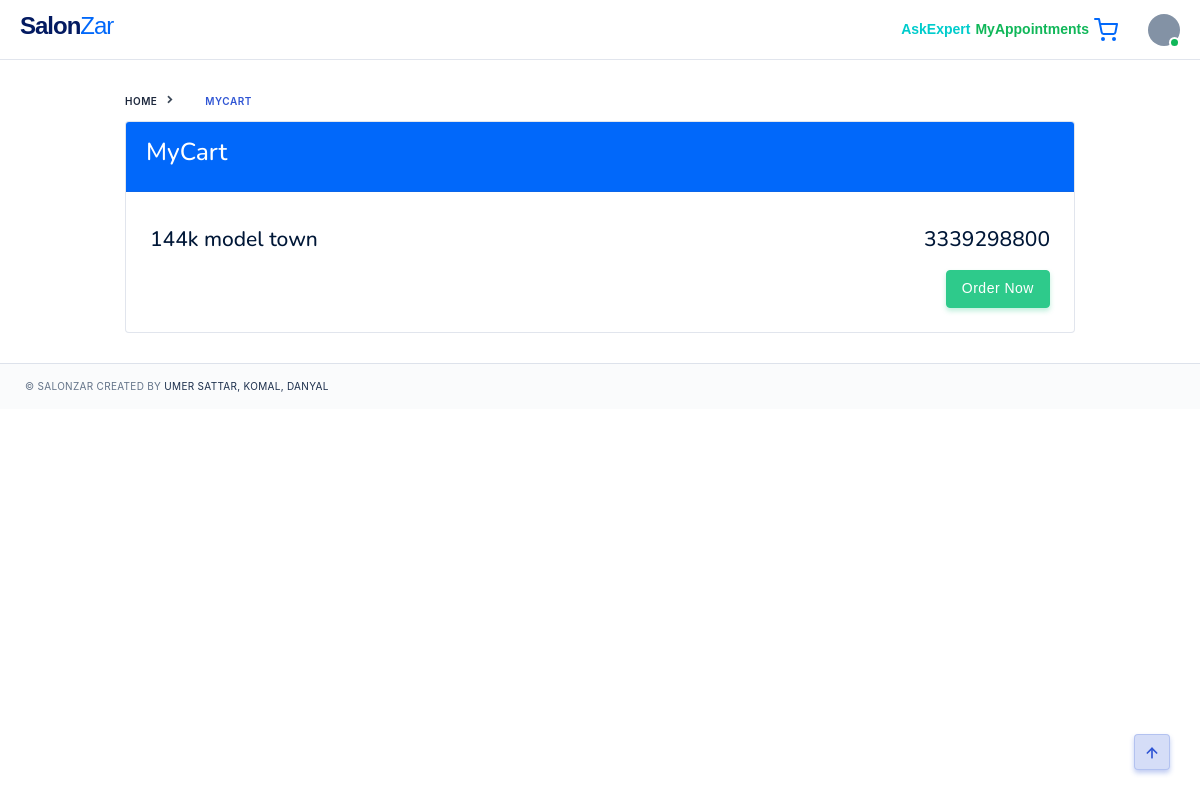
Page /cart/ (signed in) on the earlier database version.
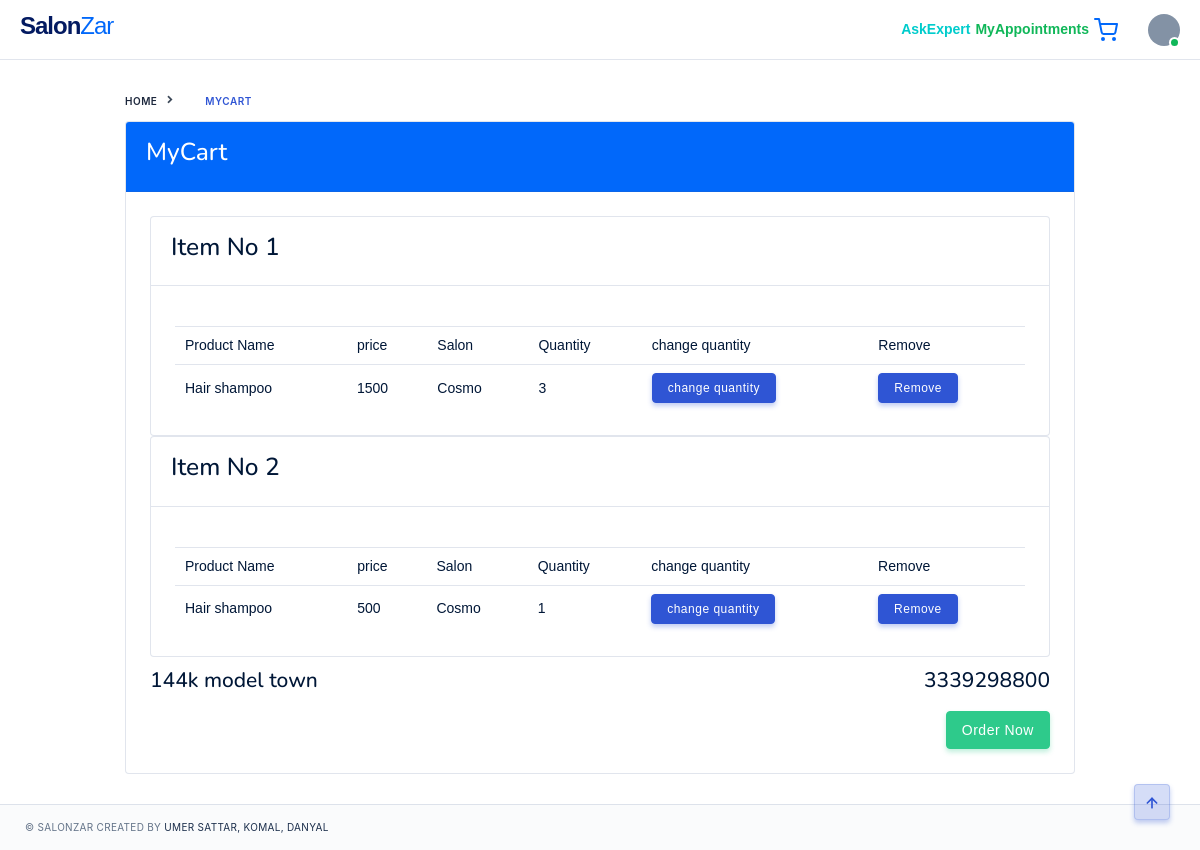
Same page on the later database version.
### salons/models.py (models this page shows)
class ProductOrder(models.Model):
    INPROGRESS = 'inprogress'
    PENDING = 'pending'
    COMPLETE = 'complete'
    REJECT = 'reject'
    SHOP = 'shop'
    HOME = 'home'
    order_choices = [
        (INPROGRESS,'inprogress'),
        (PENDING,'pending'),
        (COMPLETE,'complete'),
        (REJECT,'reject')
    ]
    type_choices = [
        (SHOP,'shop'),
        (HOME,'home')
    ]
    cart = models.ForeignKey(Cart,null=True,blank=True,on_delete=models.CASCADE)
    salon = models.ForeignKey(Salon,null=True,blank=True,on_delete=models.CASCADE)
    product = models.ForeignKey(Product,null=True,blank=True,on_delete=models.CASCADE)
    quantity = models.IntegerField(null=True,blank=True)
    type = models.CharField(max_length=200,null=True,blank=True,choices=type_choices)
    order_date = models.DateField(null=True,blank=True)
    order_status = models.CharField(max_length=200,null=True,blank=True,choices=order_choices)
    order_time = models.DateTimeField(null=True,blank=True)
    total = models.IntegerField(null=True,blank=True)

class Product(models.Model):
    salon = models.ForeignKey(Salon,null=True,blank=True,on_delete=models.CASCADE)
    product_name = models.CharField(max_length=200,null=True,blank=True)
    product_price = models.IntegerField(null=True,blank=True)
    product_stock = models.IntegerField(null=True,blank=True)
    discount = models.IntegerField(null=True,blank=True)
    product_image= models.ImageField(upload_to='Products/',null=True,blank=True)
    def __str__(self):
        return self.product_name

class Salon(models.Model):
    HOME = 'home service'
    SHOP = 'shop'
    BOTH = 'both'
    PENDING ='pending'
    APPROVED = 'approved'
    service_category =[
        (HOME,'Home Service'),
        (SHOP,'Shop'),
        (BOTH,'Both')
    ]
    status_choices =[
        (PENDING,'Pending'),
        (APPROVED,'Approved')
    ]
    user = models.OneToOneField(User,null=True,on_delete=models.CASCADE)
    shop_name = models.CharField(max_length=200,null=True)
    phone = models.CharField(max_length=200, null=True)
    email = models.CharField(max_length=200, null=True)
    no_of_workers = models.IntegerField(null=True)
    serivice_type = models.CharField(max_length=100,null=True,choices=service_category)
    address = models.CharField(null=True,max_length=100,blank=True)
    status = models.CharField(max_length=100,null=True,choices=status_choices)
    thumbnail = models.ImageField(upload_to='SalonImages/',null=True,blank=True)
    def __str__(self):
        return self.shop_name

### salons/decorators.py (the view)
		def wrapper_func(request,*args,**kwargs):
			group = None
			if request.user.groups.exists():
				group = request.user.groups.all()[0].name
			if group in allowed_roles:
				return view_func(request,*args,**kwargs)
			else:
				return HttpResponse('You are not allowed to view this page')

### salons/templatetags/user_tags.py (called while the page is built)
@register.filter(name='has_group')
def has_group(user, group_name):
    return user.groups.filter(name=group_name).exists()

### salons/views.py (called while the page is built)
@login_required(login_url=login_page)
@allowed_users(allowed_roles=['customer'])
def cart(request):
    user = request.user
    cart = Cart.objects.get(user=user)
    orders = cart.order_set.all()
    product_orders = cart.productorder_set.all()
    all_cart_orders = orders.filter(order_status= "cartpending")
    all_product_orders = product_orders.filter(~Q(order_status= "inprogress"))
    context = {'all_cart_orders':all_cart_orders,'cart':cart,'all_product_orders':all_product_orders}
    return render(request, 'pages/cart.html', context)

### salons/templates/pages/cart.html (shortened to what this page needs)
{% extends 'pages/base.html' %} {% load crispy_forms_tags %} {% block content %}
<div class="container col-lg-10 pd-x-0 pd-lg-x-10 pd-xl-x-0">
  <nav aria-label="breadcrumb">
    <ol class="breadcrumb breadcrumb-style3 mg-b-10" style="display: inline-block;">
      <li class="breadcrumb-item"><a href="{% url 'home' %}">Home</a></li>
      <li class="breadcrumb-item active" >MyCart</li>
    </ol>
  </nav>
  <div class="card">
    <div class="card-header bg-primary">
      <h3 class="tx-white">MyCart</h3>
    </div>
    <div class="card-body">
          {% for p in all_product_orders %}
        <div class="card ">
            <div class="card-header">
              <h3>Item No {{ forloop.counter }} </h3>
            </div>
            <div class="card-body">
              <div class="table-responsive">
                <table class="table table-borderless">
                  <tbody>
                    <table class="table table-hover mg-b-0">
                      <thead >
                        <tr>
                          <th>Product Name</th>
                          <th>price</th>
                          <th>Salon</th>
                          <th>Quantity</th>
                          <th>change quantity</th>
                          <th>Remove</th>
                        </tr>
                      </thead>
                      <tbody>
                        <tr>
                          <td class="tx-14">{{p.product}}</td>
                          <td class="tx-14">{{p.total}}</td>
                          <td class="tx-14">{{p.salon}}</td>
                          <td class="tx-14">{{p.quantity}}</td>
                          <td class="tx-14"><a href="{% url 'change_quantity' p.id %}" class="btn btn-xs btn-primary">change quantity</a></td>
                          <td class="tx-14"><a href="{% url 'removefc' p.id %}" class="btn btn-xs btn-primary">Remove</a></td>
                        </tr>
                      </tbody>
                    </table>
                  </tbody>
                </table>
              </div>
            </div>
          </div>
          {% endfor %}
          <div class="d-flex justify-content-between mg-t-10">
              <h4>{{cart.address}}</h4>
              <h4>{{cart.phone}}</h4>
          </div>
          <div class="float-right mg-t-10">
            <a class="btn btn-success" href="{% url 'order_now' %}">Order Now</a>
          </div>
      </div>
    </div>
  </div>
</div>
{% endblock %}

Differences in the rows shown:
added ProductOrder: product "Hair shampoo", total "1500", salon "Cosmo", quantity "3"
added ProductOrder: product "Hair shampoo", total "500", salon "Cosmo", quantity "1"
